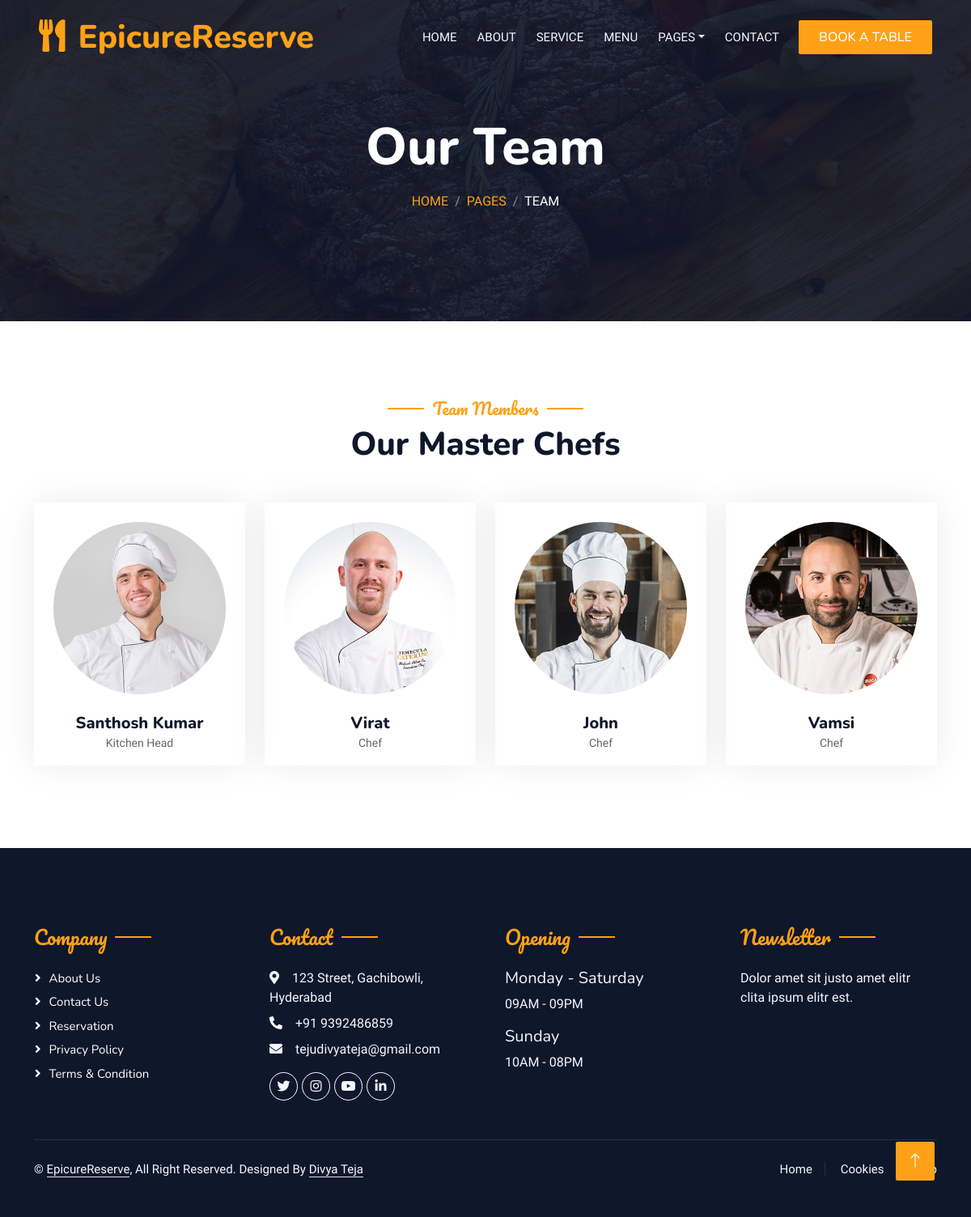
Page /team/ on the committed database.
### team/models.py (models this page shows, shortened)
class Team(models.Model):
    name = models.CharField(max_length=50)
    image = models.ImageField(upload_to = "team/")
    designation = models.CharField(max_length=50)
    insta = models.URLField(max_length=200)
    twitter = models.URLField(max_length=200)
    facebook = models.URLField(max_length=200)
    class Meta:
        verbose_name = 'team'
        verbose_name_plural = 'team'

### team/views.py (the view)
# urls.py: path('', views.team_members, name = 'team_members'),
def team_members(request):
    team_members = Team.objects.all()
    context = {
        'team_members' : team_members,
    }
    return render(request, 'teams/team.html', context)

### team/templates/teams/team.html (shortened to what this page needs)
{% extends "base.html" %}
{% load static %}
{% block body %}
<div class="container-xxl position-relative p-0">
    <div class="container-xxl py-5 bg-dark hero-header mb-5">
        <div class="container text-center my-5 pt-5 pb-4">
            <h1 class="display-3 text-white mb-3 animated slideInDown">Our Team</h1>
            <nav aria-label="breadcrumb">
                <ol class="breadcrumb justify-content-center text-uppercase">
                    <li class="breadcrumb-item"><a href="#">Home</a></li>
                    <li class="breadcrumb-item"><a href="#">Pages</a></li>
                    <li class="breadcrumb-item text-white active" aria-current="page">Team</li>
                </ol>
            </nav>
        </div>
    </div>
</div>
<div class="container-xxl pt-5 pb-3">
    <div class="container">
        <div class="text-center wow fadeInUp" data-wow-delay="0.1s">
            <h5 class="section-title ff-secondary text-center text-primary fw-normal">Team Members</h5>
            <h1 class="mb-5">Our Master Chefs</h1>
        </div>
        <div class="row g-4">
            {% for team in team_members %}
            <div class="col-lg-3 col-md-6 wow fadeInUp" data-wow-delay="0.1s">
                <div class="team-item text-center rounded overflow-hidden">
                    <div class="rounded-circle overflow-hidden m-4">
                        <img class="img-fluid" src="{{team.image.url}}" alt="">
                    </div>
                    <h5 class="mb-0">{{team.name}}</h5>
                    <small>{{team.designation}}</small>
                </div>
            </div>
            {% endfor %}
        </div>
    </div>
</div>
{% endblock body %}

### templates/base.html (shortened to what this page needs)
{% load static %}
<!DOCTYPE html>
<html lang="en">
<head>
    <link href="https://cdnjs.cloudflare.com/ajax/libs/font-awesome/5.10.0/css/all.min.css" rel="stylesheet">
    <link href="https://cdn.jsdelivr.net/npm/bootstrap-icons@1.4.1/font/bootstrap-icons.css" rel="stylesheet">
    <link href="{% static 'site_static/lib/animate/animate.min.css' %}" rel="stylesheet">
    <link href="{% static 'site_static/lib/owlcarousel/assets/owl.carousel.min.css' %}" rel="stylesheet">
    <link href="{% static 'site_static/lib/tempusdominus/css/tempusdominus-bootstrap-4.min.css' %}" rel="stylesheet" />
    <link href="{% static 'site_static/css/bootstrap.min.css' %}" rel="stylesheet">
    <link href="{% static 'site_static/css/style.css' %}" rel="stylesheet">
</head>
<body>
    <div class="container-xxl bg-white p-0">
        <div class="container-xxl position-relative p-0">
            <nav class="navbar navbar-expand-lg navbar-dark bg-dark px-4 px-lg-5 py-3 py-lg-0">
                <a href="" class="navbar-brand p-0">
                    <h1 class="text-primary m-0"><i class="fa fa-utensils me-3"></i>EpicureReserve</h1>
                </a>
                <div class="collapse navbar-collapse" id="navbarCollapse">
                    <div class="navbar-nav ms-auto py-0 pe-4">
                        <a href="{%url 'home:home_view' %}" class="nav-item nav-link">Home</a>
                        <a href="{%url 'about:team_details' %}" class="nav-item nav-link">About</a>
                        <a href="{% url 'service:services' %}" class="nav-item nav-link">Service</a>
                        <a href="{% url 'booking:menu_list' %}" class="nav-item nav-link">Menu</a>
                        <div class="nav-item dropdown">
                            <a href="#" class="nav-link dropdown-toggle" data-bs-toggle="dropdown">Pages</a>
                        </div>
                        <a href="{%url 'contact:request_form' %}" class="nav-item nav-link">Contact</a>
                    </div>
                    <a href="{% url 'reservation:reserve_table' %}" class="btn btn-primary py-2 px-4">Book A Table</a>
                </div>
            </nav>
        </div>
{% block body %}
{% endblock body %}
        <div class="container-fluid bg-dark text-light footer pt-5 mt-5 wow fadeIn" data-wow-delay="0.1s">
            <div class="container py-5">
                <div class="row g-5">
                    <div class="col-lg-3 col-md-6">
                        <h4 class="section-title ff-secondary text-start text-primary fw-normal mb-4">Company</h4>
                        <a class="btn btn-link" href="{%url 'about:team_details' %}">About Us</a>
                        <a class="btn btn-link" href="{%url 'contact:request_form' %}">Contact Us</a>
                        <a class="btn btn-link" href="{% url 'reservation:reserve_table' %}">Reservation</a>
                        <a class="btn btn-link" href="">Privacy Policy</a>
                        <a class="btn btn-link" href="">Terms & Condition</a>
                    </div>
                    <div class="col-lg-3 col-md-6">
                        <h4 class="section-title ff-secondary text-start text-primary fw-normal mb-4">Contact</h4>
                        <p class="mb-2"><i class="fa fa-map-marker-alt me-3"></i>123 Street, Gachibowli, Hyderabad</p>
                        <p class="mb-2"><i class="fa fa-phone-alt me-3"></i>+91 9392486859</p>
                        <p class="mb-2"><i class="fa fa-envelope me-3"></i>tejudivyateja@gmail.com</p>
                        <div class="d-flex pt-2">
                            <a class="btn btn-outline-light btn-social" href="https://x.com/tejudivyateja"><i class="fab fa-twitter"></i></a>
                            <a class="btn btn-outline-light btn-social" href="https://www.instagram.com/chinnam_divya_teja/?hl=en"><i class="fab fa-instagram"></i></a>
                            <a class="btn btn-outline-light btn-social" href="https://www.youtube.com/@DivyaTeja-nl7oz"><i class="fab fa-youtube"></i></a>
                            <a class="btn btn-outline-light btn-social" href="https://www.linkedin.com/in/chinnam-divya-teja-1457851b9/"><i class="fab fa-linkedin-in"></i></a>
                        </div>
                    </div>
                    <div class="col-lg-3 col-md-6">
                        <h4 class="section-title ff-secondary text-start text-primary fw-normal mb-4">Opening</h4>
                        <h5 class="text-light fw-normal">Monday - Saturday</h5>
                        <p>09AM - 09PM</p>
                        <h5 class="text-light fw-normal">Sunday</h5>
                        <p>10AM - 08PM</p>
                    </div>
                    <div class="col-lg-3 col-md-6">
                        <h4 class="section-title ff-secondary text-start text-primary fw-normal mb-4">Newsletter</h4>
                        <p>Dolor amet sit justo amet elitr clita ipsum elitr est.</p>
                    </div>
                </div>
            </div>
            <div class="container">
                <div class="copyright">
                    <div class="row">
                        <div class="col-md-6 text-center text-md-start mb-3 mb-md-0">
                            &copy; <a class="border-bottom" href="{%url 'home:home_view' %}">EpicureReserve</a>, All Right Reserved.
                            Designed By <a class="border-bottom" href="https://www.linkedin.com/in/chinnam-divya-teja-1457851b9/">Divya Teja</a><br><br>
                        </div>
                        <div class="col-md-6 text-center text-md-end">
                            <div class="footer-menu">
                                <a href="{%url 'home:home_view' %}">Home</a>
                                <a href="">Cookies</a>
                                <a href = "{%url 'contact:request_form' %}">Help</a>
                            </div>
                        </div>
                    </div>
                </div>
            </div>
        </div>
        <a href="#" class="btn btn-lg btn-primary btn-lg-square back-to-top"><i class="bi bi-arrow-up"></i></a>
    </div>
</body>
</html>

### static/site_static/css/style.css (style rules this page uses)
:root { --primary: #FEA116; --light: #F1F8FF; --dark: #0F172B; }
.ff-secondary { font-family: 'Pacifico', cursive; }
.back-to-top { position: fixed; display: none; right: 45px; bottom: 45px; z-index: 99; }
.btn { font-family: 'Nunito', sans-serif; font-weight: 500; text-transform: uppercase; transition: .5s; }
.btn.btn-primary, .btn.btn-secondary { color: #FFFFFF; }
.btn-lg-square { width: 48px; height: 48px; }
.btn-square, .btn-sm-square, .btn-lg-square { padding: 0; display: flex; align-items: center; justify-content: center; font-weight: normal; border-radius: 2px; }
.navbar-dark .navbar-nav .nav-link { position: relative; margin-left: 25px; padding: 35px 0; font-size: 15px; color: var(--light) !important; text-transform: uppercase; font-weight: 500; outline: none; transition: .5s; }
@media (min-width: 992px) { .navbar-dark { position: absolute; width: 100%; top: 0; left: 0; z-index: 999; background: transparent !important; } }
.hero-header { background: linear-gradient(rgba(15, 23, 43, .9), rgba(15, 23, 43, .9)), url(../img/bg-hero.jpg); background-position: center center; background-repeat: no-repeat; background-size: cover; }
.breadcrumb-item + .breadcrumb-item::before { color: rgba(255, 255, 255, .5); }
.section-title { position: relative; display: inline-block; }
.section-title::before { position: absolute; content: ""; width: 45px; height: 2px; top: 50%; left: -55px; margin-top: -1px; background: var(--primary); }
.section-title::after { position: absolute; content: ""; width: 45px; height: 2px; top: 50%; right: -55px; margin-top: -1px; background: var(--primary); }
.section-title.text-start::before, .section-title.text-end::after { display: none; }
.team-item { box-shadow: 0 0 45px rgba(0, 0, 0, .08); height: calc(100% - 38px); transition: .5s; }
.team-item img { transition: .5s; }
.footer .btn.btn-social { margin-right: 5px; width: 35px; height: 35px; display: flex; align-items: center; justify-content: center; color: var(--light); border: 1px solid #FFFFFF; border-radius: 35px; transition: .3s; }
.footer .btn.btn-link { display: block; margin-bottom: 5px; padding: 0; text-align: left; color: #FFFFFF; font-size: 15px; font-weight: normal; text-transform: capitalize; transition: .3s; }
.footer .btn.btn-link::before { position: relative; content: "\f105"; font-family: "Font Awesome 5 Free"; font-weight: 900; margin-right: 10px; }
.footer .copyright { padding: 25px 0; font-size: 15px; border-top: 1px solid rgba(256, 256, 256, .1); }
.footer .copyright a { color: var(--light); }
.footer .footer-menu a { margin-right: 15px; padding-right: 15px; border-right: 1px solid rgba(255, 255, 255, .1); }
.footer .footer-menu a:last-child { margin-right: 0; padding-right: 0; border-right: none; }

### rows in the picture
Team: image (picture), name "Santhosh Kumar", designation "Kitchen Head"
Team: image (picture), name "Virat", designation "Chef"
Team: image (picture), name "John", designation "Chef"
Team: image (picture), name "Vamsi", designation "Chef"
